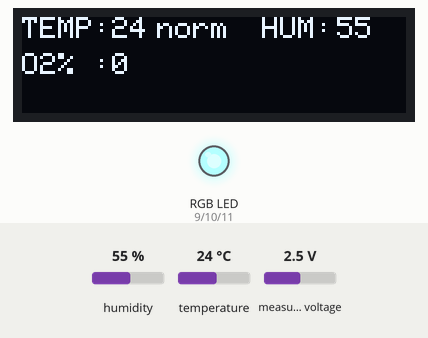
The sketch below on a simulated Arduino Uno, built with avr-gcc and run on an emulated ATmega328P. On the bench: 128×32 one-colour display, an RGB LED mixed from three pins (HIGH = lit). The test bench sets the inputs (shaded band); at power-on: temperature 24 °C, humidity 55 %, measured voltage 2.5 V. What the sketch prints to the serial monitor is not drawn.

Above: at 2.2 s.
2.3 s: temperature set to 33 °C
At 4.1 s:
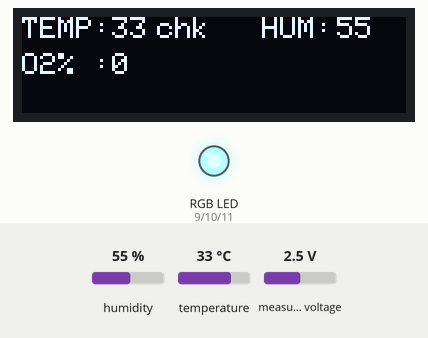
4.5 s: temperature set to 39.2 °C
At 5.5 s:
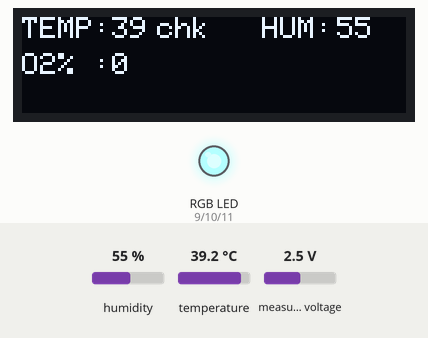
6.6 s: temperature set to 40.7 °C
At 8.0 s:
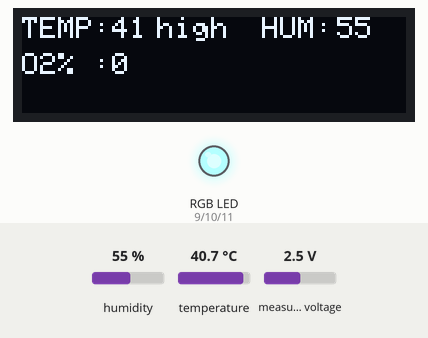
8.6 s: humidity set to 22 %
At 10.0 s:
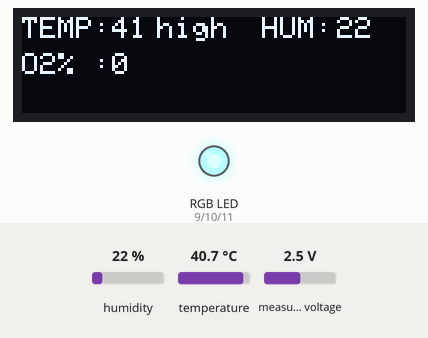
Timing chart, 0 to 11.6 s (numbered marks = the images above; inputs shaded):
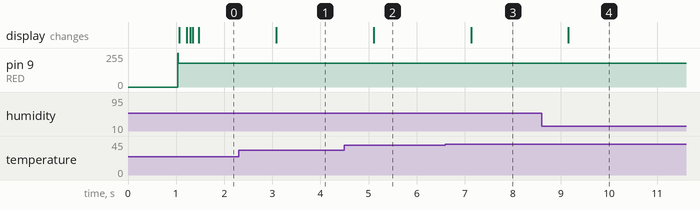

The sketch:

O2_DHT_ALARM_TEST.ino
```cpp
/* SCHEMATIC****************
   Relay pins:
   SIEVE A- D5
   SIEVE B- D6
   RELAY 3- D7 //NOT CONNECTED
   RELAY 4- D8 //For the compressor relay
   BUTTON - D4 //To turn on/off the compressor
   DHT    - D2
   Buzzer - D3

   RGB LED- D9: RED, D10: GREEN, D11: BLUE
   OLED   - DIN(SDA): A4, SCL: A5
*/

//Libraries
//****************************************************************
#include <DHT.h>
#include <SPI.h>
#include <Wire.h>
#include <Filter.h>                      //  https://www.megunolink.com/documentation/arduino-libraries/exponential-filter/
#include <Adafruit_GFX.h>
#include <Adafruit_SSD1305.h>
#include <Adafruit_ADS1015.h>

// I2C DISPLAY
//****************************************************************
#define OLED_RESET -1          //ARDUINO RESET PIN
#define SCREEN_ADDRESS 0x3C
Adafruit_SSD1305 display(128, 32, &Wire, OLED_RESET);


//DHT PARAMETERS
//****************************************************************
#define DHTPIN 2
#define DHTTYPE DHT22       // DHT 22
DHT dht(DHTPIN, DHTTYPE);


//ADC PARAMETERS FOR O2 CONCNTRATION
//****************************************************************
Adafruit_ADS1115 ads;
int adc0;                           //sensor connected on adc 0 pin
int O2;                           //variable to store o2 concentration
float factor;                       //multiplication factor to convert adc values in O2 concentration
const float multiplier = 0.1875F;   //ADC 1 bit = 0.1875mV , ADC set to default gain
float O2_SMOOTH;                    //Filtered value
ExponentialFilter<float> O2_FILTERED(20, 20.9);   // the <float> makes a filter for float numbers // 20 is the weight (20 => 20%) // 20.9 is the initial value of the filter


//DIGITAL PIN ASSIGNMENTS
//****************************************************************
#define RED 9                       //RED LED
#define GREEN 10                    //GREEN LED
#define BLUE 11                     //BLUE LED

//VARIABLES
//****************************************************************
float h;                    //humidity
float t;                    //temperature


//**************************************************************************
void setup() {
  Serial.begin(9600);       //serial communication for debugging
  Serial.println("Starting the machine");
  dht.begin();              //start DHT communication

  //check the display
  if ( ! display.begin(0x3C) ) {
    Serial.println("Unable to initialize OLED");
    while (1) yield();

  }
  display.clearDisplay();   // clears the screen and buffer
  delay(1000);
  display.clearDisplay();

  //define pins as input &output
  pinMode(RED, OUTPUT);
  pinMode(GREEN, OUTPUT);
  pinMode(BLUE, OUTPUT);

  //Set LED pins to LOW(turn off the LEDs)
  //**************************************************************************
  digitalWrite(RED, HIGH);
  digitalWrite(GREEN, HIGH);
  digitalWrite(BLUE, HIGH);

  //ADC values
  int adc_ambAirValue = ads.readADC_SingleEnded(0);  //adc value in ambient air
  factor = adc_ambAirValue / 20.9;                   //slope 78.9 - 20.9% - 14.8mV ::: 372.26 - 98.6% - 69.8mv
  float adc_maxValue = 100 * factor;
  Serial.print(adc_ambAirValue);
  Serial.print('\t');
  Serial.print(factor);
  Serial.print('\t');
  Serial.println(adc_maxValue);
}

void loop() {
  GET_TEMP();          //get the temperature and humidity
  ALARM(h);            //set led colors and trigger alarm
  O2_CONCENTRATION();  //Calculate o2 concentration
  DISPLAY_DATA();      //display readings
}

//GET TEMPERATURE FROM THE DHT SENSOR
//**************************************************************************
void GET_TEMP() {
  h = dht.readHumidity();
  t = dht.readTemperature();

  if (isnan(h) || isnan(t)) {
    Serial.println(F("Failed to read from DHT sensor!"));
    digitalWrite(RED, LOW);
    digitalWrite(GREEN, LOW);
    digitalWrite(BLUE, LOW);
    return;
  }
}
//DISPLAY READINGS ON THE SCREEN
//**************************************************************************
void DISPLAY_DATA() {
  display.clearDisplay();             //clear the display
  display.setTextSize(1);             //set text size, 1 is 10 pixel height
  display.setTextColor(WHITE);        //set color
  display.setCursor(0, 0);
  display.println("TEMP: ");          //print Temp:

  display.setCursor(30, 0);
  display.println(t, 0);              //print the temperature value, without decimal points
  display.setCursor(45, 0);
  if (t < 30) {
    display.println("norm");
  } else if (t > 30 && t <= 40) {
    display.println("chk");
  } else if (t > 40 && t <= 45) {
    display.println("high");
  } else if (t > 45) {
    display.println("warn");
  }

  display.setCursor(80, 0);
  display.println("HUM: ");            //print Hum :

  display.setCursor(105, 0);
  display.println(h, 0);              //print the humidity value, without decimal points

  display.setCursor(0, 12);
  display.println("O2% : ");

  display.setCursor(30, 12);
  if (O2_SMOOTH <= 100) {
    display.println(O2_SMOOTH, 0);
  }
  else {
    display.println("ERROR");
  }

  display.display();                  //display data
}


//CALCULATE THE O2 CONCENTRATION
//**************************************************************************
void O2_CONCENTRATION() {
  adc0 = ads.readADC_SingleEnded(0); // Read ADC value from ADS1115
//  Serial.println(factor);
//  Serial.print("Analog pin 0: ");
//  Serial.print(adc0);
  O2 = adc0 / factor;
  O2_FILTERED.Filter(O2);            //Calculate the filtered value
  O2_SMOOTH = O2_FILTERED.Current(); //calculate current filtered value

//  Serial.print("\t");
//  Serial.print(O2);
//  Serial.print("\t");
//
//  Serial.println(O2_SMOOTH);
  if (O2_SMOOTH > 100 && O2_SMOOTH < 20) {
    Serial.println("Error reading oxygen percent");
  }
}


//CHANGE LED COLOR BASED ON O2 CONCENTRATION
//**************************************************************************
void ALARM(int h) {                 // turn on red if o2 conc. is less than 80%, blue for 80-90%, green for more than 90%
  if (O2_SMOOTH < 80) {
    analogWrite(RED, 180);          //common anode, 255 to turn off and 0 to turn on
    analogWrite(BLUE, 255);
    analogWrite(GREEN, 255);
  }

  else if (O2_SMOOTH >= 80 && O2_SMOOTH <= 90) {
    analogWrite(RED, 255);
    analogWrite(BLUE, 180);
    analogWrite(GREEN, 255);
  }

  else if (O2_SMOOTH > 90) {
    analogWrite(GREEN, 180);
    analogWrite(BLUE, 255);
    analogWrite(RED, 255);
  }

  else {
    analogWrite(RED, 255);
    analogWrite(GREEN, 255);
    analogWrite(BLUE, 255);
  }
}
```

Measured:
- the behaviour switches between 40 and 40.1 °C on temperature (found by bisection; images 2 and 3)
- after the input at 2.3 s, the display: changes after 0.78 s (image 1)
- after the input at 4.5 s, the display: changes after 0.61 s (image 2)
- after the input at 6.6 s, the display: changes after 0.54 s (image 3)
- after the input at 8.6 s, the display: changes after 0.55 s (image 4)
